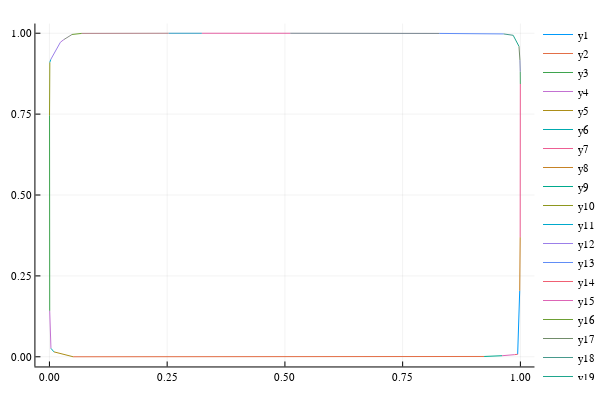

Notebook source saved alongside this figure:
### Code cell
Bds = ch.simplices
plot()
for b = 1:length(Bds)
    plot!(p[Bds[b],:][:,1], p[Bds[b],:][:,2])
end
plot!()

### Figure 1 — Plotly figure (JSON) as saved in the notebook; plotly's stock layout.template omitted (floating-point values rounded to 4 significant figures)
{"data": [{"colorbar": {"title": ""}, "hoverinfo": "text", "legendgroup": "y1", "line": {"color": "rgba(0, 154, 250, 1.000)", "dash": "solid", "shape": "linear", "width": 1}, "mode": "lines", "name": "y1", "showlegend": true, "text": [null, null], "type": "scatter", "x": [0.9986, 0.9942], "xaxis": "x1", "y": [0.2041, 0.007686], "yaxis": "y1", "zmax": 0.1, "zmin": -0.1}, {"colorbar": {"title": ""}, "hoverinfo": "text", "legendgroup": "y2", "line": {"color": "rgba(227, 111, 71, 1.000)", "dash": "solid", "shape": "linear", "width": 1}, "mode": "lines", "name": "y2", "showlegend": true, "text": [null, null], "type": "scatter", "x": [0.923, 0.05029], "xaxis": "x1", "y": [0.0009367, 0.0001157], "yaxis": "y1", "zmax": 0.1, "zmin": -0.1}, {"colorbar": {"title": ""}, "hoverinfo": "text", "legendgroup": "y3", "line": {"color": "rgba(62, 164, 78, 1.000)", "dash": "solid", "shape": "linear", "width": 1}, "mode": "lines", "name": "y3", "showlegend": true, "text": [null, null], "type": "scatter", "x": [0.0006006, 0.0002214], "xaxis": "x1", "y": [0.142, 0.7465], "yaxis": "y1", "zmax": 0.1, "zmin": -0.1}, {"colorbar": {"title": ""}, "hoverinfo": "text", "legendgroup": "y4", "line": {"color": "rgba(195, 113, 210, 1.000)", "dash": "solid", "shape": "linear", "width": 1}, "mode": "lines", "name": "y4", "showlegend": true, "text": [null, null], "type": "scatter", "x": [0.0006006, 0.003201], "xaxis": "x1", "y": [0.142, 0.0261], "yaxis": "y1", "zmax": 0.1, "zmin": -0.1}, {"colorbar": {"title": ""}, "hoverinfo": "text", "legendgroup": "y5", "line": {"color": "rgba(172, 142, 24, 1.000)", "dash": "solid", "shape": "linear", "width": 1}, "mode": "lines", "name": "y5", "showlegend": true, "text": [null, null], "type": "scatter", "x": [0.009519, 0.05029], "xaxis": "x1", "y": [0.01524, 0.0001157], "yaxis": "y1", "zmax": 0.1, "zmin": -0.1}, {"colorbar": {"title": ""}, "hoverinfo": "text", "legendgroup": "y6", "line": {"color": "rgba(0, 170, 174, 1.000)", "dash": "solid", "shape": "linear", "width": 1}, "mode": "lines", "name": "y6", "showlegend": true, "text": [null, null], "type": "scatter", "x": [0.009519, 0.003201], "xaxis": "x1", "y": [0.01524, 0.0261], "yaxis": "y1", "zmax": 0.1, "zmin": -0.1}, {"colorbar": {"title": ""}, "hoverinfo": "text", "legendgroup": "y7", "line": {"color": "rgba(237, 94, 147, 1.000)", "dash": "solid", "shape": "linear", "width": 1}, "mode": "lines", "name": "y7", "showlegend": true, "text": [null, null], "type": "scatter", "x": [0.9996, 0.9999], "xaxis": "x1", "y": [0.3696, 0.8431], "yaxis": "y1", "zmax": 0.1, "zmin": -0.1}, {"colorbar": {"title": ""}, "hoverinfo": "text", "legendgroup": "y8", "line": {"color": "rgba(198, 130, 37, 1.000)", "dash": "solid", "shape": "linear", "width": 1}, "mode": "lines", "name": "y8", "showlegend": true, "text": [null, null], "type": "scatter", "x": [0.9996, 0.9986], "xaxis": "x1", "y": [0.3696, 0.2041], "yaxis": "y1", "zmax": 0.1, "zmin": -0.1}, {"colorbar": {"title": ""}, "hoverinfo": "text", "legendgroup": "y9", "line": {"color": "rgba(0, 169, 141, 1.000)", "dash": "solid", "shape": "linear", "width": 1}, "mode": "lines", "name": "y9", "showlegend": true, "text": [null, null], "type": "scatter", "x": [0.9611, 0.923], "xaxis": "x1", "y": [0.003297, 0.0009367], "yaxis": "y1", "zmax": 0.1, "zmin": -0.1}, {"colorbar": {"title": ""}, "hoverinfo": "text", "legendgroup": "y10", "line": {"color": "rgba(142, 151, 30, 1.000)", "dash": "solid", "shape": "linear", "width": 1}, "mode": "lines", "name": "y10", "showlegend": true, "text": [null, null], "type": "scatter", "x": [0.0008216, 0.0002214], "xaxis": "x1", "y": [0.91, 0.7465], "yaxis": "y1", "zmax": 0.1, "zmin": -0.1}, {"colorbar": {"title": ""}, "hoverinfo": "text", "legendgroup": "y11", "line": {"color": "rgba(0, 169, 204, 1.000)", "dash": "solid", "shape": "linear", "width": 1}, "mode": "lines", "name": "y11", "showlegend": true, "text": [null, null], "type": "scatter", "x": [0.0008216, 0.002869], "xaxis": "x1", "y": [0.91, 0.919], "yaxis": "y1", "zmax": 0.1, "zmin": -0.1}, {"colorbar": {"title": ""}, "hoverinfo": "text", "legendgroup": "y12", "line": {"color": "rgba(155, 127, 233, 1.000)", "dash": "solid", "shape": "linear", "width": 1}, "mode": "lines", "name": "y12", "showlegend": true, "text": [null, null], "type": "scatter", "x": [0.02331, 0.002869], "xaxis": "x1", "y": [0.9722, 0.919], "yaxis": "y1", "zmax": 0.1, "zmin": -0.1}, {"colorbar": {"title": ""}, "hoverinfo": "text", "legendgroup": "y13", "line": {"color": "rgba(97, 141, 246, 1.000)", "dash": "solid", "shape": "linear", "width": 1}, "mode": "lines", "name": "y13", "showlegend": true, "text": [null, null], "type": "scatter", "x": [0.8276, 0.9643], "xaxis": "x1", "y": [0.9994, 0.9978], "yaxis": "y1", "zmax": 0.1, "zmin": -0.1}, {"colorbar": {"title": ""}, "hoverinfo": "text", "legendgroup": "y14", "line": {"color": "rgba(240, 96, 115, 1.000)", "dash": "solid", "shape": "linear", "width": 1}, "mode": "lines", "name": "y14", "showlegend": true, "text": [null, null], "type": "scatter", "x": [0.9878, 0.9942], "xaxis": "x1", "y": [0.006616, 0.007686], "yaxis": "y1", "zmax": 0.1, "zmin": -0.1}, {"colorbar": {"title": ""}, "hoverinfo": "text", "legendgroup": "y15", "line": {"color": "rgba(221, 101, 182, 1.000)", "dash": "solid", "shape": "linear", "width": 1}, "mode": "lines", "name": "y15", "showlegend": true, "text": [null, null], "type": "scatter", "x": [0.9878, 0.9611], "xaxis": "x1", "y": [0.006616, 0.003297], "yaxis": "y1", "zmax": 0.1, "zmin": -0.1}, {"colorbar": {"title": ""}, "hoverinfo": "text", "legendgroup": "y16", "line": {"color": "rgba(108, 159, 51, 1.000)", "dash": "solid", "shape": "linear", "width": 1}, "mode": "lines", "name": "y16", "showlegend": true, "text": [null, null], "type": "scatter", "x": [0.048, 0.06874], "xaxis": "x1", "y": [0.9961, 0.9995], "yaxis": "y1", "zmax": 0.1, "zmin": -0.1}, {"colorbar": {"title": ""}, "hoverinfo": "text", "legendgroup": "y17", "line": {"color": "rgba(113, 140, 106, 1.000)", "dash": "solid", "shape": "linear", "width": 1}, "mode": "lines", "name": "y17", "showlegend": true, "text": [null, null], "type": "scatter", "x": [0.999, 0.997], "xaxis": "x1", "y": [0.9168, 0.9594], "yaxis": "y1", "zmax": 0.1, "zmin": -0.1}, {"colorbar": {"title": ""}, "hoverinfo": "text", "legendgroup": "y18", "line": {"color": "rgba(71, 153, 140, 1.000)", "dash": "solid", "shape": "linear", "width": 1}, "mode": "lines", "name": "y18", "showlegend": true, "text": [null, null], "type": "scatter", "x": [0.9847, 0.9643], "xaxis": "x1", "y": [0.9936, 0.9978], "yaxis": "y1", "zmax": 0.1, "zmin": -0.1}, {"colorbar": {"title": ""}, "hoverinfo": "text", "legendgroup": "y19", "line": {"color": "rgba(31, 166, 141, 1.000)", "dash": "solid", "shape": "linear", "width": 1}, "mode": "lines", "name": "y19", "showlegend": true, "text": [null, null], "type": "scatter", "x": [0.9847, 0.997], "xaxis": "x1", "y": [0.9936, 0.9594], "yaxis": "y1", "zmax": 0.1, "zmin": -0.1}, {"colorbar": {"title": ""}, "hoverinfo": "text", "legendgroup": "y20", "line": {"color": "rgba(175, 120, 221, 1.000)", "dash": "solid", "shape": "linear", "width": 1}, "mode": "lines", "name": "y20", "showlegend": true, "text": [null, null], "type": "scatter", "x": [0.03078, 0.02331], "xaxis": "x1", "y": [0.9805, 0.9722], "yaxis": "y1", "zmax": 0.1, "zmin": -0.1}, {"colorbar": {"title": ""}, "hoverinfo": "text", "legendgroup": "y21", "line": {"color": "rgba(135, 141, 135, 1.000)", "dash": "solid", "shape": "linear", "width": 1}, "mode": "lines", "name": "y21", "showlegend": true, "text": [null, null], "type": "scatter", "x": [0.03078, 0.048], "xaxis": "x1", "y": [0.9805, 0.9961], "yaxis": "y1", "zmax": 0.1, "zmin": -0.1}, {"colorbar": {"title": ""}, "hoverinfo": "text", "legendgroup": "y22", "line": {"color": "rgba(71, 161, 102, 1.000)", "dash": "solid", "shape": "linear", "width": 1}, "mode": "lines", "name": "y22", "showlegend": true, "text": [null, null], "type": "scatter", "x": [0.9997, 0.9999], "xaxis": "x1", "y": [0.8809, 0.8431], "yaxis": "y1", "zmax": 0.1, "zmin": -0.1}, {"colorbar": {"title": ""}, "hoverinfo": "text", "legendgroup": "y23", "line": {"color": "rgba(119, 131, 175, 1.000)", "dash": "solid", "shape": "linear", "width": 1}, "mode": "lines", "name": "y23", "showlegend": true, "text": [null, null], "type": "scatter", "x": [0.9997, 0.999], "xaxis": "x1", "y": [0.8809, 0.9168], "yaxis": "y1", "zmax": 0.1, "zmin": -0.1}, {"colorbar": {"title": ""}, "hoverinfo": "text", "legendgroup": "y24", "line": {"color": "rgba(177, 129, 135, 1.000)", "dash": "solid", "shape": "linear", "width": 1}, "mode": "lines", "name": "y24", "showlegend": true, "text": [null, null], "type": "scatter", "x": [0.2533, 0.06874], "xaxis": "x1", "y": [0.9999, 0.9995], "yaxis": "y1", "zmax": 0.1, "zmin": -0.1}, {"colorbar": {"title": ""}, "hoverinfo": "text", "legendgroup": "y25", "line": {"color": "rgba(48, 155, 194, 1.000)", "dash": "solid", "shape": "linear", "width": 1}, "mode": "lines", "name": "y25", "showlegend": true, "text": [null, null], "type": "scatter", "x": [0.2533, 0.3237], "xaxis": "x1", "y": [0.9999, 0.9999], "yaxis": "y1", "zmax": 0.1, "zmin": -0.1}, {"colorbar": {"title": ""}, "hoverinfo": "text", "legendgroup": "y26", "line": {"color": "rgba(120, 133, 144, 1.000)", "dash": "solid", "shape": "linear", "width": 1}, "mode": "lines", "name": "y26", "showlegend": true, "text": [null, null], "type": "scatter", "x": [0.5112, 0.8276], "xaxis": "x1", "y": [0.9999, 0.9994], "yaxis": "y1", "zmax": 0.1, "zmin": -0.1}, {"colorbar": {"title": ""}, "hoverinfo": "text", "legendgroup": "y27", "line": {"color": "rgba(229, 97, 164, 1.000)", "dash": "solid", "shape": "linear", "width": 1}, "mode": "lines", "name": "y27", "showlegend": true, "text": [null, null], "type": "scatter", "x": [0.5112, 0.3237], "xaxis": "x1", "y": [0.9999, 0.9999], "yaxis": "y1", "zmax": 0.1, "zmin": -0.1}], "layout": {"annotations": [], "height": 400, "legend": {"bgcolor": "rgba(255, 255, 255, 1.000)", "bordercolor": "rgba(0, 0, 0, 1.000)", "font": {"color": "rgba(0, 0, 0, 1.000)", "family": "sans-serif", "size": 11}, "tracegroupgap": 0, "x": 1, "y": 1}, "margin": {"b": 20, "l": 0, "r": 0, "t": 20}, "paper_bgcolor": "rgba(255, 255, 255, 1.000)", "plot_bgcolor": "rgba(255, 255, 255, 1.000)", "showlegend": true, "width": 600, "xaxis": {"anchor": "y1", "domain": [0.06582, 0.9934], "gridcolor": "rgba(0, 0, 0, 0.100)", "gridwidth": 0.5, "linecolor": "rgba(0, 0, 0, 1.000)", "mirror": false, "range": [-0.02977, 1.03], "showgrid": true, "showline": true, "showticklabels": true, "tickangle": 0, "tickcolor": "rgb(0, 0, 0)", "tickfont": {"color": "rgba(0, 0, 0, 1.000)", "family": "sans-serif", "size": 11}, "tickmode": "array", "ticks": "inside", "ticktext": ["0.00", "0.25", "0.50", "0.75", "1.00"], "tickvals": [0, 0.25, 0.5, 0.75, 1], "title": "", "titlefont": {"color": "rgba(0, 0, 0, 1.000)", "family": "sans-serif", "size": 15}, "type": "-", "visible": true, "zeroline": false, "zerolinecolor": "rgba(0, 0, 0, 1.000)"}, "yaxis": {"anchor": "x1", "domain": [0.03762, 0.9902], "gridcolor": "rgba(0, 0, 0, 0.100)", "gridwidth": 0.5, "linecolor": "rgba(0, 0, 0, 1.000)", "mirror": false, "range": [-0.02988, 1.03], "showgrid": true, "showline": true, "showticklabels": true, "tickangle": 0, "tickcolor": "rgb(0, 0, 0)", "tickfont": {"color": "rgba(0, 0, 0, 1.000)", "family": "sans-serif", "size": 11}, "tickmode": "array", "ticks": "inside", "ticktext": ["0.00", "0.25", "0.50", "0.75", "1.00"], "tickvals": [0, 0.25, 0.5, 0.75, 1], "title": "", "titlefont": {"color": "rgba(0, 0, 0, 1.000)", "family": "sans-serif", "size": 15}, "type": "-", "visible": true, "zeroline": false, "zerolinecolor": "rgba(0, 0, 0, 1.000)"}}}
